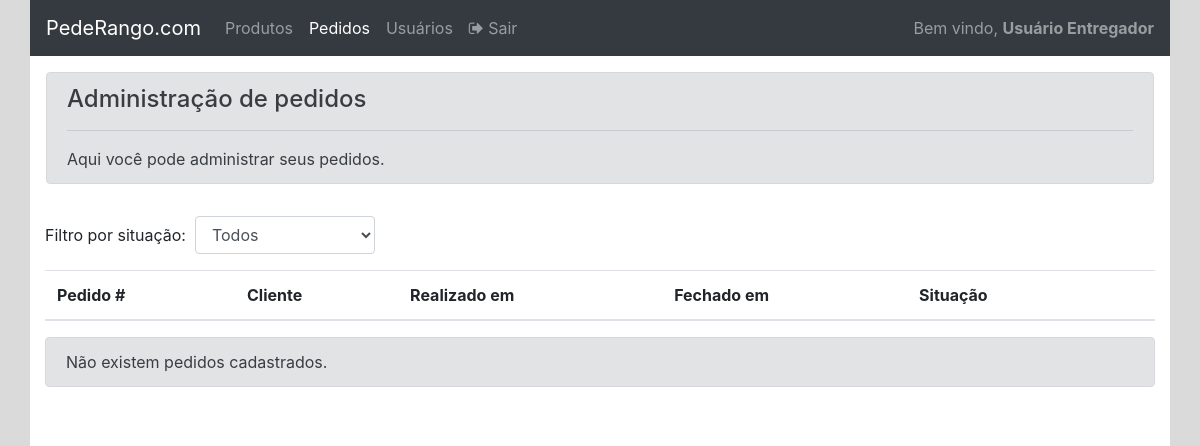
The app's page /admin/pedido_listar.php (signed in), older data.
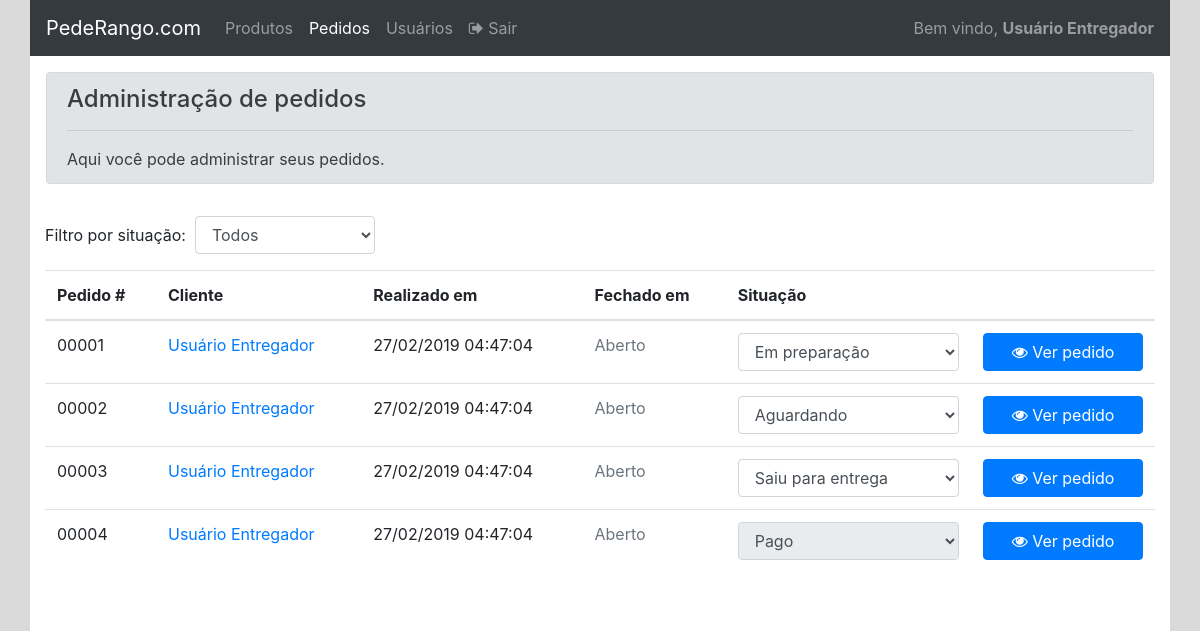
The same page, newer data.
### tables this page shows
create table pedidos_tb(
    id_pedido int(10) not null primary key auto_increment,
    cod_usuario int(10) not null,

    data_pedido datetime not null,
    data_fechamento datetime,
    status_pedido enum('aguardando', 'em preparacao', 'entrega', 'pago'),

    foreign key(cod_usuario) references usuarios_tb(codigo_usuario)
);

create table usuarios_tb(
    codigo_usuario int(10) not null primary key auto_increment,

    username varchar(20) not null,
    nome_completo text not null,
    endereco text not null,
    estado_cod int(10),
    cidade_cod int(10),
    senha varchar(8) not null,
    tipo enum('adm', 'com', 'ent')  
);

### admin/pedido_listar.php (the view, shortened to what this page needs)
<?php
require_once '../conexao/conecta.php';
$filtro = $_GET['filtro'] ?? '';
if($filtro){
    $filtro_sql = " AND pedidos_tb.status_pedido = '$filtro' ";
}else{
    $filtro_sql = '';
}
$resultado = mysqli_query($conexao, "SELECT id_pedido FROM pedidos_tb WHERE 1=1 $filtro_sql ORDER BY data_pedido");
if($resultado){
    $limit          = 5;
    $pagina_atual   = isset($_GET['pag']) ? $_GET['pag'] : 1;
    $offset         = $limit * ($pagina_atual - 1);
    $resultado = mysqli_query($conexao, "SELECT usuarios_tb.nome_completo, pedidos_tb.* FROM pedidos_tb INNER JOIN usuarios_tb ON usuarios_tb.codigo_usuario = pedidos_tb.cod_usuario WHERE 1=1 $filtro_sql ORDER BY pedidos_tb.data_pedido LIMIT $offset, $limit");
    $pedidos = mysqli_fetch_all($resultado, MYSQLI_ASSOC);
}else{
    $pedidos = [];
}
?>
<!DOCTYPE html>
<html lang="pt-br">
<head>
    <link rel="stylesheet" href="https://stackpath.bootstrapcdn.com/font-awesome/4.7.0/css/font-awesome.min.css">
    <link rel="stylesheet" href="https://stackpath.bootstrapcdn.com/bootstrap/4.3.1/css/bootstrap.min.css">
</head>
<body>
    <div id="principal" class="container">
        <div class="row">
            <div class="col-12 p-0">
                <?php require_once 'header.php' ?>
                <div class="p-3">
                    <div class="alert alert-secondary" role="alert">
                        <h4 class="alert-heading">Administração de pedidos</h4>
                        <hr>
                        <p class="mb-0">Aqui você pode administrar seus pedidos.</p>
                    </div>
                </div>
            </div>
        </div>
        <div id="conteudo" class="row">
            <div class="col-12">
                <form class="form-inline">
                    <label for="campoFiltro">Filtro por situação:</label>&nbsp;&nbsp;
                    <select onchange="form.submit()" class="form-control" id="campoFiltro" name="filtro">
                        <option value="">Todos</option>
                    </select>
                </form>
                <div class="table-responsive mt-3">
                    <table class="table">
                        <thead>
                            <th>Pedido #</th>
                            <th>Cliente</th>
                            <th>Realizado em</th>
                            <th>Fechado em</th>
                            <th>Situação</th>
                            <th>&nbsp;</th>
                        </thead>
                        <tbody>
                            <?php foreach($pedidos as $pedido): ?>
                            <?php $pedido = (object) $pedido; ?>
                            <tr>
                                <form method="post" action="pedido_alterar_status.php">
                                    <td><?php print str_pad($pedido->id_pedido,5,'0',STR_PAD_LEFT) ?></td>
                                    <td><a href="usuario_alterar.php?id=<?php print $pedido->cod_usuario ?>"><?php print $pedido->nome_completo ?></a></td>
                                    <td><?php print date('d/m/Y H:i:s',strtotime($pedido->data_pedido)) ?></td>
                                    <td class="text-muted"><?php print ($pedido->data_fechamento ? date('d/m/Y H:i:s',strtotime($pedido->data_fechamento)) :  'Aberto') ?></td>
                                    <td>
                                        <select <?php if($pedido->status_pedido == 'pago') print 'disabled' ?> onchange="return alterar(form)" class="form-control" name="status" id="campoStatus">
                                            <option <?php if($pedido->status_pedido == 'aguardando') print 'selected' ?> value="aguardando">Aguardando</option>
                                            <option <?php if($pedido->status_pedido == 'em preparacao') print 'selected' ?> value="em preparacao">Em preparação</option>
                                            <option <?php if($pedido->status_pedido == 'entrega') print 'selected' ?> value="entrega">Saiu para entrega</option>
                                            <option <?php if($pedido->status_pedido == 'pago') print 'selected' ?> value="pago">Pago</option>
                                        </select>
                                    </td>
                                    <td>
                                        <a class="btn btn-block btn-primary" href="pedido_alterar.php?id=<?php print $pedido->id_pedido ?>"><i class="fa fa-eye"></i> Ver pedido</a>
                                    </td>
                                </form>
                            </tr>
                            <?php endforeach; ?>
                        </tbody>
                    </table>
                    <?php if(count($pedidos) < 1): ?>
                        <div class="alert alert-secondary" role="alert">Não existem pedidos cadastrados.</div>
                    <?php endif; ?>
                </div>
                <div class="row justify-content-center">
                </div>
            </div>
        </div>
    </div>
</body>
</html>

Row changes from the older to the newer data that the page shows:
added pedidos_tb: id_pedido "00001", cod_usuario.nome_completo "Usuário Entregador", data_pedido "27/02/2019 04:47:04", shows "Aberto", status "Em preparação"
added pedidos_tb: id_pedido "00002", cod_usuario.nome_completo "Usuário Entregador", data_pedido "27/02/2019 04:47:04", shows "Aberto", status "Aguardando"
added pedidos_tb: id_pedido "00003", cod_usuario.nome_completo "Usuário Entregador", data_pedido "27/02/2019 04:47:04", shows "Aberto", status "Saiu para entrega"
added pedidos_tb: id_pedido "00004", cod_usuario.nome_completo "Usuário Entregador", data_pedido "27/02/2019 04:47:04", shows "Aberto", status "Pago"
Text that changed along with them:
text no longer shown: "Não existem pedidos cadastrados."
